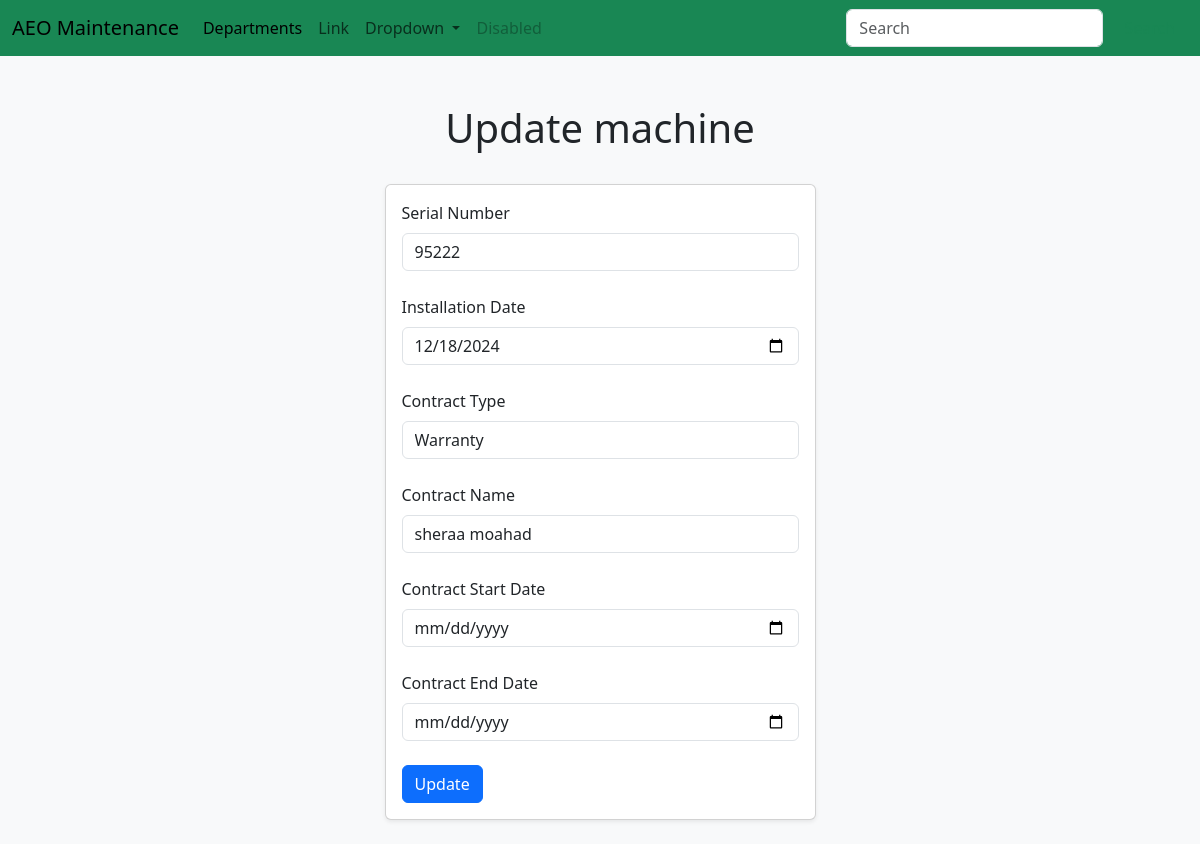
The page /update_machine/1 on the database as committed earlier.
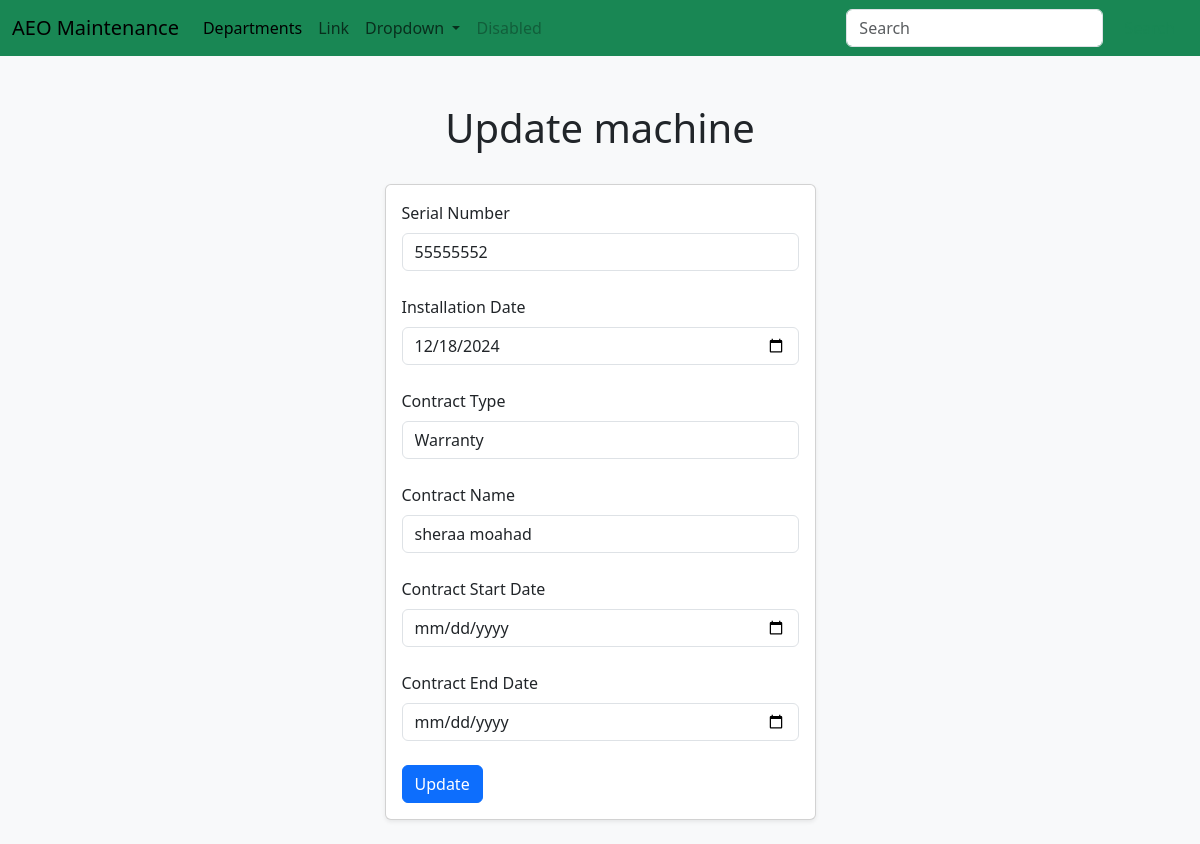
The same page on the database as committed later.
### maintenance_system/models.py (models this page shows, shortened)
class Machine(db.Model):
	id = db.Column(db.Integer, primary_key=True)
	serial_number = db.Column(db.String(80), unique=True)
	installation_date = db.Column(db.DateTime)
	contract_type = db.Column(db.Integer, default=int(0)) # 0: warranty, 1: maintenance, 2: none
	contract_name = db.Column(db.String(80))
	contract_start_date = db.Column(db.DateTime)
	contract_end_date = db.Column(db.DateTime)
	user_id = db.Column(db.Integer, db.ForeignKey('user.id'))
	model_id = db.Column(db.Integer, db.ForeignKey('model.id'))
	hospitals = db.relationship('Hospital', secondary='machine_hospital', backref='machines', lazy='dynamic')
	tasks = db.relationship('Task', secondary='machine_task', backref='machines', lazy='dynamic')

### maintenance_system/routes.py (the view, shortened to what this page needs)
@app.route('/update_machine/<int:machine_id>', methods=['GET', 'POST'])
def update_machine(machine_id):
	machine = Machine.query.get_or_404(machine_id)
	form = MachineForm()
	name = 'Update'
	form.serial_number.data = machine.serial_number
	form.installation_date.data = machine.installation_date
	form.contract_type.data = machine.contract_type
	form.contract_name.data = machine.contract_name
	form.contract_start_date.data = machine.contract_start_date
	form.contract_end_date.data = machine.contract_end_date
	form.submit.label.text = 'Update'
	return render_template('add_machine.html', form=form, machine=machine, name=name)

### maintenance_system/forms.py (shortened to what this page needs)
class MachineForm(FlaskForm):
	serial_number = StringField('Serial Number', validators=[DataRequired(), Length(min=4, max=20)])
	installation_date = DateField('Installation Date', format='%Y-%m-%d', validators=[DataRequired()])
	contract_type = SelectField('Contract Type', choices=[(0, 'Warranty'), (1, 'Maintenance'), (2, 'None')], validators=[DataRequired()])
	contract_name = StringField('Contract Name', validators=[Length(min=2, max=20)])
	contract_start_date = DateField('Contract Start Date', format='%Y-%m-%d', validators=[Optional()])
	contract_end_date = DateField('Contract End Date', format='%Y-%m-%d', validators=[Optional()])
	submit = SubmitField('Add')

### maintenance_system/Templates/add_machine.html (shortened to what this page needs)
{% extends "layout.html"%}
{% block content %}
<br>
<br>
<h1 class="text-center">{{ name }} machine</h1>
<div class="row justify-content-center">
	<div class="col-md-5 mb-4 mt-4">
		<div class="card p-3 shadow-sm">
			<form method="post">
				{{ form.serial_number.label(class="form-label")}}
				{% if form.serial_number.errors %}
				{{ form.serial_number(class="form-control is-invalid") }}
				<div id="validationServer03Feedback" class="invalid-feedback">
					{% for error in form.serial_number.errors %}
					{{ error }}
					{% endfor %}
				</div>
				{% else %}
				{{ form.serial_number(class="form-control")}}
				{% endif %}
				<br>
				{{ form.installation_date.label(class="form-label")}}
				{% if form.installation_date.errors %}
				{{ form.installation_date(class="form-control is-invalid") }}
				<div id="validationServer03Feedback" class="invalid-feedback">
					{% for error in form.installation_date.errors %}
					{{ error }}
					{% endfor %}
				</div>
				{% else %}
				{{ form.installation_date(class="form-control")}}
				{% endif %}
				<br>
				{{ form.contract_type.label(class="form-label")}}
				{% if form.contract_type.errors %}
				{{ form.contract_type(class="form-control is-invalid") }}
				<div id="validationServer03Feedback" class="invalid-feedback">
					{% for error in form.contract_type.errors %}
					{{ error }}
					{% endfor %}
				</div>
				{% else %}
				{{ form.contract_type(class="form-control")}}
				{% endif %}
				<br>
				{{ form.contract_name.label(class="form-label")}}
				{% if form.contract_name.errors %}
				{{ form.contract_name(class="form-control is-invalid") }}
				<div id="validationServer03Feedback" class="invalid-feedback">
					{% for error in form.contract_name.errors %}
					{{ error }}
					{% endfor %}
				</div>
				{% else %}
				{{ form.contract_name(class="form-control")}}
				{% endif %}
				<br>
				{{ form.contract_start_date.label(class="form-label")}}
				{% if form.contract_start_date.errors %}
				{{ form.contract_start_date(class="form-control is-invalid") }}
				<div id="validationServer03Feedback" class="invalid-feedback">
					{% for error in form.contract_start_date.errors %}
					{{ error }}
					{% endfor %}
				</div>
				{% else %}
				{{ form.contract_start_date(class="form-control")}}
				{% endif %}
				<br>
				{{ form.contract_end_date.label(class="form-label")}}
				{% if form.contract_end_date.errors %}
				{{ form.contract_end_date(class="form-control is-invalid") }}
				<div id="validationServer03Feedback" class="invalid-feedback">
					{% for error in form.contract_end_date.errors %}
					{{ error }}
					{% endfor %}
				</div>
				{% else %}
				{{ form.contract_end_date(class="form-control")}}
				{% endif %}
				<br>
				{{ form.submit(class="btn btn-primary")}}
			</form>
		</div>
	</div>
</div>
{% endblock%}

Rows that differ between the two databases and show on the page:
changed Machine "Warranty": serial_number "95222" → "55555552"
